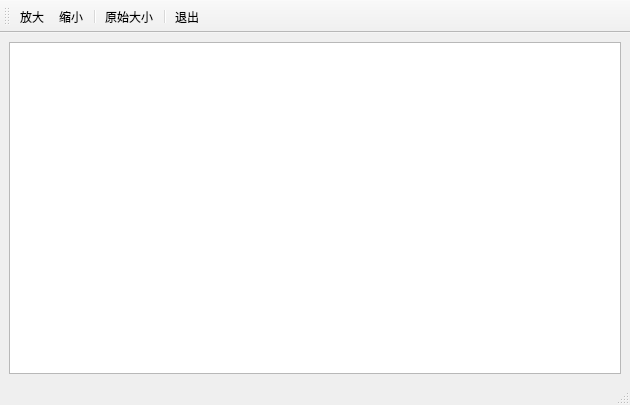
<?xml version="1.0" encoding="UTF-8"?>
<ui version="4.0">
 <class>MainWindow</class>
 <widget class="QMainWindow" name="MainWindow">
  <property name="geometry">
   <rect>
    <x>0</x>
    <y>0</y>
    <width>630</width>
    <height>405</height>
   </rect>
  </property>
  <property name="windowTitle">
   <string>MainWindow</string>
  </property>
  <widget class="QWidget" name="centralwidget">
   <layout class="QHBoxLayout" name="horizontalLayout">
    <item>
     <widget class="QWChartView" name="graphicsView"/>
    </item>
   </layout>
  </widget>
  <widget class="QMenuBar" name="menubar">
   <property name="geometry">
    <rect>
     <x>0</x>
     <y>0</y>
     <width>630</width>
     <height>21</height>
    </rect>
   </property>
  </widget>
  <widget class="QStatusBar" name="statusbar"/>
  <widget class="QToolBar" name="toolBar">
   <property name="windowTitle">
    <string>toolBar</string>
   </property>
   <attribute name="toolBarArea">
    <enum>TopToolBarArea</enum>
   </attribute>
   <attribute name="toolBarBreak">
    <bool>false</bool>
   </attribute>
   <addaction name="actZoomIn"/>
   <addaction name="actZoomOut"/>
   <addaction name="separator"/>
   <addaction name="actOriginSize"/>
   <addaction name="separator"/>
   <addaction name="actQuit"/>
  </widget>
  <action name="actZoomIn">
   <property name="text">
    <string>放大</string>
   </property>
  </action>
  <action name="actZoomOut">
   <property name="text">
    <string>缩小</string>
   </property>
  </action>
  <action name="actOriginSize">
   <property name="text">
    <string>原始大小</string>
   </property>
  </action>
  <action name="actQuit">
   <property name="text">
    <string>退出</string>
   </property>
  </action>
 </widget>
 <customwidgets>
  <customwidget>
   <class>QWChartView</class>
   <extends>QGraphicsView</extends>
   <header>qwchartview.h</header>
  </customwidget>
 </customwidgets>
 <resources/>
 <connections>
  <connection>
   <sender>actQuit</sender>
   <signal>triggered()</signal>
   <receiver>MainWindow</receiver>
   <slot>close()</slot>
   <hints>
    <hint type="sourcelabel">
     <x>-1</x>
     <y>-1</y>
    </hint>
    <hint type="destinationlabel">
     <x>399</x>
     <y>299</y>
    </hint>
   </hints>
  </connection>
 </connections>
</ui>
